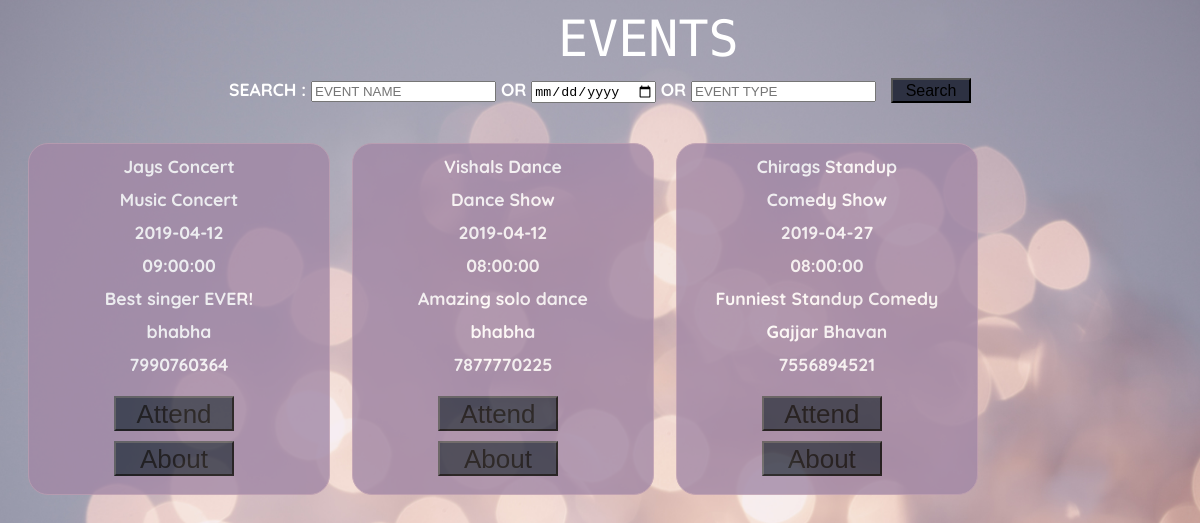
The page / on the database its author committed.
### tables this page shows
CREATE TABLE events (event_id integer NOT NULL,
				event_title varchar(20) NOT NULL,
				event_type varchar(20) NOT NULL,
				event_data date NOT NULL,
				event_time time NOT NULL,
				info varchar(200),
				location varchar(50) NOT NULL,
				contact integer NOT NULL	
				);

### app.py (the view)
@app.route('/')
def home():
	with sqlite3.connect(db) as conn:
		cur = conn.cursor()
		cur.execute("SELECT * FROM events ORDER BY event_data")
		events = cur.fetchall()
	return render_template('home.html',events = events)

### templates/home.html (shortened to what this page needs)
<!DOCTYPE html>
<html>
<head>
</head>
<body>
	<center><p style="font-family: 'Monoton',cursive; font-size: 50px; font-weight: normal;position: sticky;margin-top: -100px;margin: 10px 550px; z-index: 1000;">EVENTS</p></center>
	{% if events %}
		<div class="wrapper">
			<form action="{{url_for('search')}}" method="POST" style="text-align: center;">
				<label for="searchbyname">SEARCH : </label><input type="text" name="searchbyname" placeholder="EVENT NAME">
				<span> OR </span>
				<input type="date" name="searchbydate">
				<span> OR </span>
				<input type="text" name="searchbytype" placeholder="EVENT TYPE">
				<input type="submit" name="submit" value = "Search" class="btn-small">
			</form>
		{% for event in events %}
			<div class = "event-card">
				<form action="{{url_for('seats')}}" method="POST">
				<p>{{event[1]}}</p>
				<p>{{event[2]}}</p>
				<p>{{event[3]}}</p>
				<p>{{event[4]}}</p>
				<p>{{event[5]}}</p>
				<p>{{event[6]}}</p>
				<p>{{event[7]}}</p>
					<input type="submit" name="Submit" value="Attend" class="btn">
				</form>
				<form action="{{url_for('performer')}}" method="POST">
					<input type="submit" name="Submit" value="About" class="btn">
				</form>
			</div>
		{% endfor%}
	{% else %}
		<h1>No events sorry!</h1>
	{% endif %}
</body>
</html>

### templates/home.html (style rules this page uses)
body { font-family: 'Quicksand', sans-serif; font-size: 110%; font-weight: bold; color: white; background-image: url('static/Images/background.jpg'); background-size: cover; }
.event-card { border:1px solid #BB9BB0; margin-top: 40px; margin-right: 17px; height: 350px; width: 300px; text-align: center; border-radius:20px; background-color: #A288A6; display: inline-block; opacity: 0.8; transition-duration: 0.3s; }
p { margin:11px; }
.wrapper { margin: 0 auto; margin-top: -10px; padding: 0px 20px; height: 500px; }
.btn-small { font-size: 16px; background-color: #2D3142; height: 25px; width: 7%; margin:0 auto; margin-top: 10px; margin-left: 10px; opacity: 1; transition-duration: 0.3s; display: inline-block; }
.btn { font-size: 26px; background-color: #2D3142; height: 35px; width: 40%; margin:0 auto; margin-top: 10px; margin-right: 10px; opacity: 1.5; transition-duration: 0.3s; display: inline-block; }

### rows shown on the page
events: event_title "Jays Concert", event_type "Music Concert", event_data "2019-04-12", event_time "09:00:00", info "Best singer EVER!", location "bhabha", contact "7990760364"
events: event_title "Vishals Dance", event_type "Dance Show", event_data "2019-04-12", event_time "08:00:00", info "Amazing solo dance", location "bhabha", contact "7877770225"
events: event_title "Chirags Standup", event_type "Comedy Show", event_data "2019-04-27", event_time "08:00:00", info "Funniest Standup Comedy", location "Gajjar Bhavan", contact "7556894521"
